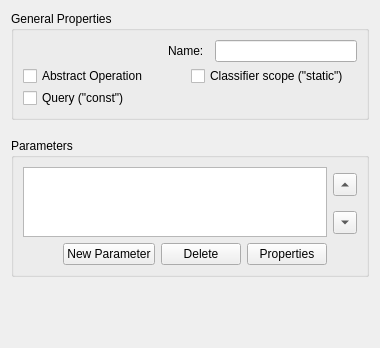
<?xml version="1.0" encoding="UTF-8"?>
<ui version="4.0">
 <class>UMLOperationDialog</class>
 <widget class="QWidget" name="UMLOperationDialog">
  <property name="geometry">
   <rect>
    <x>0</x>
    <y>0</y>
    <width>380</width>
    <height>348</height>
   </rect>
  </property>
  <property name="windowTitle">
   <string>Form</string>
  </property>
  <layout class="QGridLayout" name="gridLayout">
   <item row="2" column="0">
    <widget class="DocumentationWidget" name="documentationWidget" native="true"/>
   </item>
   <item row="1" column="0">
    <widget class="VisibilityEnumWidget" name="visibilityWidget" native="true"/>
   </item>
   <item row="4" column="0">
    <spacer name="verticalSpacer">
     <property name="orientation">
      <enum>Qt::Vertical</enum>
     </property>
     <property name="sizeHint" stdset="0">
      <size>
       <width>20</width>
       <height>40</height>
      </size>
     </property>
    </spacer>
   </item>
   <item row="0" column="0">
    <widget class="QGroupBox" name="groupBox">
     <property name="title">
      <string>General Properties</string>
     </property>
     <layout class="QGridLayout" name="gridLayout_3">
      <property name="spacing">
       <number>2</number>
      </property>
      <item row="0" column="0">
       <layout class="QHBoxLayout" name="horizontalLayout_3">
        <property name="spacing">
         <number>2</number>
        </property>
        <item>
         <widget class="UMLDatatypeWidget" name="dataTypeWidget" native="true">
          <property name="sizePolicy">
           <sizepolicy hsizetype="Minimum" vsizetype="Preferred">
            <horstretch>0</horstretch>
            <verstretch>0</verstretch>
           </sizepolicy>
          </property>
         </widget>
        </item>
        <item>
         <widget class="QLabel" name="label">
          <property name="sizePolicy">
           <sizepolicy hsizetype="Minimum" vsizetype="Preferred">
            <horstretch>0</horstretch>
            <verstretch>0</verstretch>
           </sizepolicy>
          </property>
          <property name="maximumSize">
           <size>
            <width>45</width>
            <height>16777215</height>
           </size>
          </property>
          <property name="text">
           <string>Name:</string>
          </property>
         </widget>
        </item>
        <item>
         <widget class="QLineEdit" name="nameLE">
          <property name="sizePolicy">
           <sizepolicy hsizetype="Preferred" vsizetype="Fixed">
            <horstretch>0</horstretch>
            <verstretch>0</verstretch>
           </sizepolicy>
          </property>
         </widget>
        </item>
       </layout>
      </item>
      <item row="3" column="0">
       <widget class="QCheckBox" name="queryConstCB">
        <property name="text">
         <string>Query (&quot;const&quot;)</string>
        </property>
       </widget>
      </item>
      <item row="1" column="0">
       <widget class="UMLStereotypeWidget" name="stereotypeWidget" native="true">
        <property name="sizePolicy">
         <sizepolicy hsizetype="Minimum" vsizetype="Fixed">
          <horstretch>0</horstretch>
          <verstretch>0</verstretch>
         </sizepolicy>
        </property>
       </widget>
      </item>
      <item row="2" column="0">
       <layout class="QHBoxLayout" name="horizontalLayout">
        <item>
         <widget class="QCheckBox" name="abstractCB">
          <property name="text">
           <string>Abstract Operation</string>
          </property>
         </widget>
        </item>
        <item>
         <widget class="QCheckBox" name="classifierScopeCB">
          <property name="text">
           <string>Classifier scope (&quot;static&quot;)</string>
          </property>
         </widget>
        </item>
       </layout>
      </item>
     </layout>
    </widget>
   </item>
   <item row="3" column="0">
    <widget class="QGroupBox" name="groupBox_2">
     <property name="title">
      <string>Parameters</string>
     </property>
     <layout class="QGridLayout" name="gridLayout_2">
      <item row="0" column="0" rowspan="2">
       <widget class="QListWidget" name="parametersListLW">
        <property name="sizePolicy">
         <sizepolicy hsizetype="Preferred" vsizetype="Preferred">
          <horstretch>0</horstretch>
          <verstretch>0</verstretch>
         </sizepolicy>
        </property>
       </widget>
      </item>
      <item row="2" column="0">
       <layout class="QHBoxLayout" name="horizontalLayout_2">
        <item>
         <spacer name="horizontalSpacer">
          <property name="orientation">
           <enum>Qt::Horizontal</enum>
          </property>
          <property name="sizeHint" stdset="0">
           <size>
            <width>40</width>
            <height>20</height>
           </size>
          </property>
         </spacer>
        </item>
        <item>
         <widget class="QPushButton" name="newParameterPB">
          <property name="text">
           <string>New Parameter</string>
          </property>
         </widget>
        </item>
        <item>
         <widget class="QPushButton" name="deletePB">
          <property name="text">
           <string>Delete</string>
          </property>
         </widget>
        </item>
        <item>
         <widget class="QPushButton" name="propertiesPB">
          <property name="text">
           <string>Properties</string>
          </property>
         </widget>
        </item>
       </layout>
      </item>
      <item row="1" column="1">
       <widget class="QToolButton" name="downTB">
        <property name="text">
         <string/>
        </property>
        <property name="arrowType">
         <enum>Qt::DownArrow</enum>
        </property>
       </widget>
      </item>
      <item row="0" column="1">
       <widget class="QToolButton" name="upTB">
        <property name="text">
         <string/>
        </property>
        <property name="arrowType">
         <enum>Qt::UpArrow</enum>
        </property>
       </widget>
      </item>
     </layout>
    </widget>
   </item>
  </layout>
 </widget>
 <customwidgets>
  <customwidget>
   <class>UMLDatatypeWidget</class>
   <extends>QWidget</extends>
   <header>widgets/umldatatypewidget.h</header>
   <container>1</container>
  </customwidget>
  <customwidget>
   <class>UMLStereotypeWidget</class>
   <extends>QWidget</extends>
   <header>widgets/umlstereotypewidget.h</header>
   <container>1</container>
  </customwidget>
  <customwidget>
   <class>VisibilityEnumWidget</class>
   <extends>QWidget</extends>
   <header>widgets/visibilityenumwidget.h</header>
   <container>1</container>
  </customwidget>
  <customwidget>
   <class>DocumentationWidget</class>
   <extends>QWidget</extends>
   <header>widgets/documentationwidget.h</header>
   <container>1</container>
  </customwidget>
 </customwidgets>
 <resources/>
 <connections/>
</ui>
